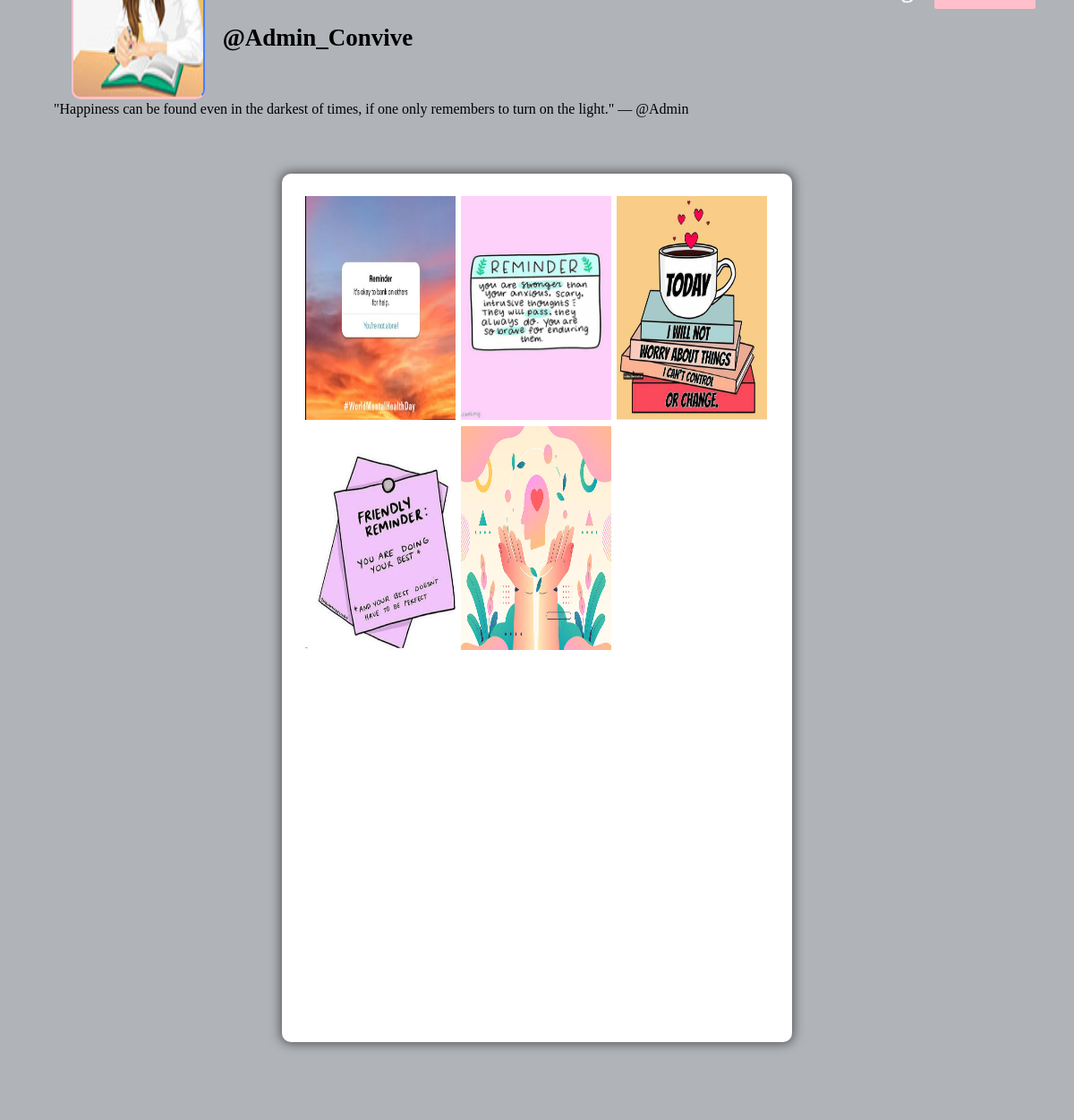
Page /profile/Admin_Convive (signed in) on the committed database.
### core/models.py (models this page shows, shortened)
class Profile(models.Model):
    user = models.ForeignKey(User, on_delete=models.CASCADE)
    id_user = models.IntegerField()
    bio = models.TextField(blank=True)
    profileimg = models.ImageField(upload_to='profile_images', default='blank-profile-picture.png')
    location = models.CharField(max_length=100, blank=True)

class Post(models.Model):
    id = models.UUIDField(primary_key=True, default=uuid.uuid4)
    user = models.CharField(max_length=100)
    image = models.ImageField(upload_to='post_images')
    caption = models.TextField()
    created_at = models.DateTimeField(default=datetime.now)
    no_of_likes = models.IntegerField(default=0)

### core/views.py (the view)
# urls.py: path('profile/<str:pk>', views.profile, name='profile'),
@login_required(login_url='signin')
def profile(request, pk):
    user_object = User.objects.get(username=pk)
    user_profile = Profile.objects.get(user=user_object)
    user_posts = Post.objects.filter(user=pk)
    user_post_length = len(user_posts)
    follower = request.user.username
    user = pk
    if FollowersCount.objects.filter(follower=follower, user=user).first():
        button_text = 'Unfollow'
    else:
        button_text = 'Follow'
    user_followers = len(FollowersCount.objects.filter(user=pk))
    user_following = len(FollowersCount.objects.filter(follower=pk))
    context = {
        'user_object': user_object,
        'user_profile': user_profile,
        'user_posts': user_posts,
        'user_post_length': user_post_length,
        'button_text': button_text,
        'user_followers': user_followers,
        'user_following': user_following,
    }
    return render(request, 'profile.html', context)

### templates/profile.html (shortened to what this page needs)
{% load static %}
<!DOCTYPE html>
<html lang="en">
  <head>
    <link rel="stylesheet" href="{% static 'css/main.min.css' %}" />
    <link rel="stylesheet" href="{% static 'css/style.css' %}" />
    <link rel="stylesheet" href="{% static 'css/color.css' %}" />
    <link rel="stylesheet" href="{% static 'css/responsive.css' %}" />
  </head>
  <body>
    <section>
      <div class="feature-photo">
        <figure>
        </figure>
        <form action="/follow" method="POST">
          <div class="add-btn">
            {% if user_object.username == user.username %}
            <a href="/settings" data-ripple="">Account Settings</a>
            {% else %}
            <a data-ripple=""
              ><button
                type="submit"
                style="background-color: #ffc0cb; border: #ffc0cb"
              >
              </button></a
            >
            {% endif %}
          </div>
        </form>
        <div class="container-fluid">
          <div class="row merged">
            <div class="col-lg-2 col-sm-3">
              <div class="user-avatar">
                <figure>
                  <img
                    src="{{user_profile.profileimg.url}}"
                    style="height: 250px; width: 100%"
                    alt=""
                  />
                </figure>
              </div>
            </div>
            <div class="col-lg-10 col-sm-9">
              <div class="timeline-info">
                <ul>
                  <li class="admin-name">
                    <h5
                      style="
                        color: black;
                        white-space: nowrap;
                        width: 110px;
                        font-size: 27px;
                      "
                    >
                      <b>@{{user_profile.user.username}}</b
                      >
                    </h5>
                  </li>
                </ul>
              </div>
            </div>
          </div>
        </div>
      </div>
    </section>
    <section>
      <div class="bio">{{user_profile.bio}}</div>
    </section>
    <section>
      <div class="gap gray-bg">
        <div class="container-fluid">
          <div class="row">
            <div class="col-lg-12">
              <div class="row" id="page-contents">
                <div class="col-lg-3">
                  <aside class="sidebar static"></aside>
                </div>
                <div class="col-lg-6">
                  <div class="central-meta">
                    <ul class="photos">
                      {% for post in user_posts %}
                      <li>
                        <a
                          class="strip"
                          href="{{post.image.url}}"
                          title=""
                          data-strip-group="mygroup"
                          data-strip-group-options="loop: false"
                        >
                          <img
                            src="{{post.image.url}}"
                            style="height: 250px; width: 300px"
                            alt=""
                        /></a>
                      </li>
                      {% endfor %}
                    </ul>
                  </div>
                </div>
                <div class="col-lg-3">
                  <aside class="sidebar static"></aside>
                </div>
              </div>
            </div>
          </div>
        </div>
      </div>
    </section>
  </body>
</html>

### static/css/color.css (style rules this page uses)
#nprogress .bar, .timeline-info > ul li a::before, .add-btn > a, .activitiez > li::before, form button, .colla-apps > li a:hover, a.underline:before, .setting-row input:checked + label, .user-avatar:hover .edit-phto, .error-meta > a, .color-bg, .add-butn, .nav.nav-tabs.likes-btn > li a.active, a.dislike-btn, .drop > a:hover, .btn-view.btn-load-more:hover, .accordion .card h5 button[aria-expanded="true"], .chat-head, .f-page > figure em, .inbox-panel-head > ul > li > a, .nav-tabs--left .nav-link.active, .nav-tabs--left .nav-link.active:hover, footer .widget-title h4::before, #topcontrol, .sidebar .widget-title::before, .f-title::before, .g-post-classic > figure > i::after, .purify > a, .help-list > a:hover, .open-position::before, .info > a, .category-box:hover, .category-box.selected, a.main-btn, .section-heading::before, .getquot-baner, .more-branches > h4::before, .is-helpful > a, .cart-optionz > li > a:hover, .paginationz > li a:hover, .paginationz > li a.active, .shopping-cart, a.btn2:hover, .form-submit > input[type="submit"], button.submit-checkout, .delete-cart:hover, .proceed .button, .amount-area .update-cart, a.addnewforum, .apply-bttons > a { background: orange; }

### static/css/responsive.css (style rules this page uses)
@media screen and (max-width: 1281px) and (min-width: 1024px) { .photos > li { min-width: 32.2%; width: 32.2%; } }
@media screen and (max-width: 1281px) and (min-width: 1024px) { .timeline-info { line-height: 51px; } }
@media screen and (max-width: 1281px) and (min-width: 1024px) { .timeline-info .admin-name > h5 { font-size: 20px; } }
@media screen and (max-width: 1281px) and (min-width: 1024px) { .user-avatar { width: 80.2% } }

### rows in the picture
Profile: profileimg (picture), user.username "Admin_Convive", bio "\"Happiness can be found even in the darkest of times, if one only remembers to turn on the light.\" — @Admin"
Post: image (picture)
Post: image (picture)
Post: image (picture)
Post: image (picture)
Post: image (picture)
